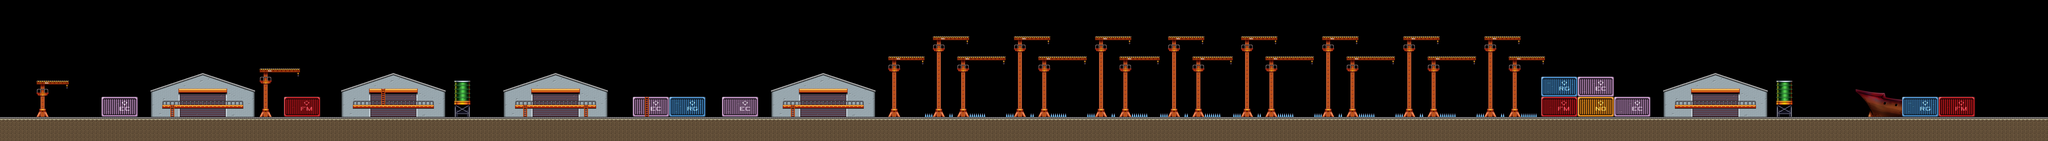

Below is a game level as drawn by its tile map, then a one-line description and the .tmx that defines it (tile-layer data replaced by summaries):
An orthogonal 505x35 tile map with 32x32 px tiles, 1 tile layer (data0) and 90 objects (53x Item, 10x SvRedNinja, 6x Cow, 4x SavePoint, 4x SvNinja, ...).

<map version="1.0" orientation="orthogonal" width="505" height="35" tilewidth="32" tileheight="32">
 <properties>
  <property name="pBackground" value="svnz_arena.jpg" />
  <property name="pMusic" value="svnz_bgm.ogg" />
  <property name="pTileSetHeight" value="32" />
  <property name="pTileSetWidth" value="32" />
 </properties>
 <tileset firstgid="1" name="Tiles" tilewidth="32" tileheight="32">
  <image source="assets/images/tiles/tileset_level11.png" />
  <tile id="0">
   <properties>
    <property name="pInvisible" value="true" />
   </properties>
  </tile>
  <tile id="1">
   <properties>
    <property name="pHard" value="true" />
   </properties>
  </tile>
  <tile id="2">
   <properties>
    <property name="pHard" value="true" />
   </properties>
  </tile>
  <tile id="3">
   <properties>
    <property name="pHard" value="true" />
   </properties>
  </tile>
  <tile id="4">
   <properties>
    <property name="pHard" value="true" />
   </properties>
  </tile>
  <tile id="5">
   <properties>
    <property name="pPlatform" value="true" />
   </properties>
  </tile>
  <tile id="6">
   <properties>
    <property name="pPlatform" value="true" />
   </properties>
  </tile>
  <tile id="7">
   <properties>
    <property name="pPlatform" value="true" />
   </properties>
  </tile>
  <tile id="8">
   <properties>
    <property name="pPlatform" value="true" />
   </properties>
  </tile>
  <tile id="9">
   <properties>
    <property name="pPlatform" value="true" />
   </properties>
  </tile>
  <tile id="10">
   <properties>
    <property name="pPlatform" value="true" />
   </properties>
  </tile>
  <tile id="11">
   <properties>
    <property name="pPlatform" value="true" />
   </properties>
  </tile>
  <tile id="12">
   <properties>
    <property name="pPlatform" value="true" />
   </properties>
  </tile>
  <tile id="13">
   <properties>
    <property name="pPlatform" value="true" />
   </properties>
  </tile>
  <tile id="14">
   <properties>
    <property name="pPlatform" value="true" />
   </properties>
  </tile>
  <tile id="15">
   <properties>
    <property name="pPlatform" value="true" />
   </properties>
  </tile>
  <tile id="16">
   <properties>
    <property name="pPlatform" value="true" />
   </properties>
  </tile>
  <tile id="17">
   <properties>
    <property name="pPlatform" value="true" />
   </properties>
  </tile>
  <tile id="18">
   <properties>
    <property name="pPlatform" value="true" />
   </properties>
  </tile>
  <tile id="19">
   <properties>
    <property name="pPlatform" value="true" />
   </properties>
  </tile>
  <tile id="20">
   <properties>
    <property name="pPlatform" value="true" />
   </properties>
  </tile>
  <tile id="21">
   <properties>
    <property name="pPlatform" value="true" />
   </properties>
  </tile>
  <tile id="22">
   <properties>
    <property name="pPlatform" value="true" />
   </properties>
  </tile>
  <tile id="23">
   <properties>
    <property name="pPlatform" value="true" />
   </properties>
  </tile>
  <tile id="24">
   <properties>
    <property name="pPlatform" value="true" />
   </properties>
  </tile>
  <tile id="25">
   <properties>
    <property name="pPlatform" value="true" />
   </properties>
  </tile>
  <tile id="26">
   <properties>
    <property name="pPlatform" value="true" />
   </properties>
  </tile>
  <tile id="27">
   <properties>
    <property name="pPlatform" value="true" />
   </properties>
  </tile>
  <tile id="28">
   <properties>
    <property name="pPlatform" value="true" />
   </properties>
  </tile>
  <tile id="29">
   <properties>
    <property name="pPlatform" value="true" />
   </properties>
  </tile>
  <tile id="30">
   <properties>
    <property name="pPlatform" value="true" />
   </properties>
  </tile>
  <tile id="31">
   <properties>
    <property name="pPlatform" value="true" />
   </properties>
  </tile>
  <tile id="33">
   <properties>
    <property name="pHard" value="true" />
   </properties>
  </tile>
  <tile id="34">
   <properties>
    <property name="pHard" value="true" />
   </properties>
  </tile>
  <tile id="35">
   <properties>
    <property name="pHard" value="true" />
   </properties>
  </tile>
  <tile id="36">
   <properties>
    <property name="pHard" value="true" />
   </properties>
  </tile>
  <tile id="64">
   <properties>
    <property name="pKilling" value="true" />
   </properties>
  </tile>
  <tile id="65">
   <properties>
    <property name="pHard" value="true" />
   </properties>
  </tile>
  <tile id="66">
   <properties>
    <property name="pHard" value="true" />
   </properties>
  </tile>
  <tile id="67">
   <properties>
    <property name="pHard" value="true" />
   </properties>
  </tile>
  <tile id="68">
   <properties>
    <property name="pHard" value="true" />
   </properties>
  </tile>
  <tile id="96">
   <properties>
    <property name="pLadderEnd" value="true" />
   </properties>
  </tile>
  <tile id="97">
   <properties>
    <property name="pHard" value="true" />
   </properties>
  </tile>
  <tile id="98">
   <properties>
    <property name="pHard" value="true" />
   </properties>
  </tile>
  <tile id="99">
   <properties>
    <property name="pHard" value="true" />
   </properties>
  </tile>
  <tile id="100">
   <properties>
    <property name="pHard" value="true" />
   </properties>
  </tile>
  <tile id="128">
   <properties>
    <property name="pLadder" value="true" />
   </properties>
  </tile>
  <tile id="129">
   <properties>
    <property name="pHard" value="true" />
   </properties>
  </tile>
  <tile id="130">
   <properties>
    <property name="pHard" value="true" />
   </properties>
  </tile>
  <tile id="131">
   <properties>
    <property name="pHard" value="true" />
   </properties>
  </tile>
  <tile id="132">
   <properties>
    <property name="pHard" value="true" />
   </properties>
  </tile>
  <tile id="160">
   <properties>
    <property name="pPlatform" value="true" />
   </properties>
  </tile>
  <tile id="161">
   <properties>
    <property name="pPlatform" value="true" />
   </properties>
  </tile>
  <tile id="162">
   <properties>
    <property name="pPlatform" value="true" />
   </properties>
  </tile>
  <tile id="163">
   <properties>
    <property name="pPlatform" value="true" />
   </properties>
  </tile>
  <tile id="164">
   <properties>
    <property name="pPlatform" value="true" />
   </properties>
  </tile>
  <tile id="165">
   <properties>
    <property name="pPlatform" value="true" />
   </properties>
  </tile>
  <tile id="166">
   <properties>
    <property name="pPlatform" value="true" />
   </properties>
  </tile>
  <tile id="167">
   <properties>
    <property name="pPlatform" value="true" />
   </properties>
  </tile>
  <tile id="168">
   <properties>
    <property name="pPlatform" value="true" />
   </properties>
  </tile>
  <tile id="169">
   <properties>
    <property name="pPlatform" value="true" />
   </properties>
  </tile>
  <tile id="170">
   <properties>
    <property name="pPlatform" value="true" />
   </properties>
  </tile>
  <tile id="175">
   <properties>
    <property name="pPlatform" value="true" />
   </properties>
  </tile>
  <tile id="176">
   <properties>
    <property name="pLadderEnd" value="true" />
   </properties>
  </tile>
  <tile id="177">
   <properties>
    <property name="pLadderEnd" value="true" />
   </properties>
  </tile>
  <tile id="178">
   <properties>
    <property name="pLadderEnd" value="true" />
   </properties>
  </tile>
  <tile id="179">
   <properties>
    <property name="pLadderEnd" value="true" />
   </properties>
  </tile>
  <tile id="180">
   <properties>
    <property name="pLadderEnd" value="true" />
   </properties>
  </tile>
  <tile id="181">
   <properties>
    <property name="pLadderEnd" value="true" />
   </properties>
  </tile>
  <tile id="182">
   <properties>
    <property name="pLadderEnd" value="true" />
   </properties>
  </tile>
  <tile id="188">
   <properties>
    <property name="pPlatform" value="true" />
   </properties>
  </tile>
  <tile id="189">
   <properties>
    <property name="pPlatform" value="true" />
   </properties>
  </tile>
  <tile id="190">
   <properties>
    <property name="pPlatform" value="true" />
   </properties>
  </tile>
  <tile id="191">
   <properties>
    <property name="pPlatform" value="true" />
   </properties>
  </tile>
  <tile id="208">
   <properties>
    <property name="pLadder" value="true" />
   </properties>
  </tile>
  <tile id="209">
   <properties>
    <property name="pLadder" value="true" />
   </properties>
  </tile>
  <tile id="210">
   <properties>
    <property name="pLadder" value="true" />
   </properties>
  </tile>
  <tile id="211">
   <properties>
    <property name="pLadder" value="true" />
   </properties>
  </tile>
  <tile id="212">
   <properties>
    <property name="pLadder" value="true" />
   </properties>
  </tile>
  <tile id="213">
   <properties>
    <property name="pLadder" value="true" />
   </properties>
  </tile>
  <tile id="214">
   <properties>
    <property name="pLadder" value="true" />
   </properties>
  </tile>
  <tile id="215">
   <properties>
    <property name="pPlatform" value="true" />
   </properties>
  </tile>
  <tile id="216">
   <properties>
    <property name="pPlatform" value="true" />
   </properties>
  </tile>
  <tile id="217">
   <properties>
    <property name="pLadderEnd" value="true" />
   </properties>
  </tile>
  <tile id="218">
   <properties>
    <property name="pPlatform" value="true" />
   </properties>
  </tile>
  <tile id="219">
   <properties>
    <property name="pPlatform" value="true" />
   </properties>
  </tile>
  <tile id="240">
   <properties>
    <property name="pLadder" value="true" />
   </properties>
  </tile>
  <tile id="241">
   <properties>
    <property name="pLadder" value="true" />
   </properties>
  </tile>
  <tile id="242">
   <properties>
    <property name="pLadder" value="true" />
   </properties>
  </tile>
  <tile id="243">
   <properties>
    <property name="pLadder" value="true" />
   </properties>
  </tile>
  <tile id="244">
   <properties>
    <property name="pLadder" value="true" />
   </properties>
  </tile>
  <tile id="245">
   <properties>
    <property name="pLadder" value="true" />
   </properties>
  </tile>
  <tile id="246">
   <properties>
    <property name="pLadder" value="true" />
   </properties>
  </tile>
  <tile id="250">
   <properties>
    <property name="pHard" value="true" />
   </properties>
  </tile>
  <tile id="272">
   <properties>
    <property name="pLadder" value="true" />
   </properties>
  </tile>
  <tile id="273">
   <properties>
    <property name="pLadder" value="true" />
   </properties>
  </tile>
  <tile id="274">
   <properties>
    <property name="pLadder" value="true" />
   </properties>
  </tile>
  <tile id="275">
   <properties>
    <property name="pLadder" value="true" />
   </properties>
  </tile>
  <tile id="276">
   <properties>
    <property name="pLadder" value="true" />
   </properties>
  </tile>
  <tile id="282">
   <properties>
    <property name="pHard" value="true" />
   </properties>
  </tile>
  <tile id="304">
   <properties>
    <property name="pLadder" value="true" />
   </properties>
  </tile>
  <tile id="305">
   <properties>
    <property name="pLadder" value="true" />
   </properties>
  </tile>
  <tile id="306">
   <properties>
    <property name="pLadder" value="true" />
   </properties>
  </tile>
  <tile id="307">
   <properties>
    <property name="pLadder" value="true" />
   </properties>
  </tile>
  <tile id="314">
   <properties>
    <property name="pHard" value="true" />
   </properties>
  </tile>
  <tile id="320">
   <properties>
    <property name="pHard" value="true" />
   </properties>
  </tile>
  <tile id="321">
   <properties>
    <property name="pHard" value="true" />
   </properties>
  </tile>
  <tile id="322">
   <properties>
    <property name="pHard" value="true" />
   </properties>
  </tile>
  <tile id="323">
   <properties>
    <property name="pHard" value="true" />
   </properties>
  </tile>
  <tile id="324">
   <properties>
    <property name="pPlatform" value="true" />
   </properties>
  </tile>
  <tile id="325">
   <properties>
    <property name="pPlatform" value="true" />
   </properties>
  </tile>
  <tile id="326">
   <properties>
    <property name="pPlatform" value="true" />
   </properties>
  </tile>
  <tile id="348">
   <properties>
    <property name="pPlatform" value="true" />
   </properties>
  </tile>
  <tile id="349">
   <properties>
    <property name="pPlatform" value="true" />
   </properties>
  </tile>
  <tile id="350">
   <properties>
    <property name="pPlatform" value="true" />
   </properties>
  </tile>
  <tile id="351">
   <properties>
    <property name="pPlatform" value="true" />
   </properties>
  </tile>
  <tile id="352">
   <properties>
    <property name="pHard" value="true" />
   </properties>
  </tile>
  <tile id="353">
   <properties>
    <property name="pHard" value="true" />
   </properties>
  </tile>
  <tile id="354">
   <properties>
    <property name="pHard" value="true" />
   </properties>
  </tile>
  <tile id="355">
   <properties>
    <property name="pHard" value="true" />
   </properties>
  </tile>
  <tile id="423">
   <properties>
    <property name="pPlatform" value="true" />
   </properties>
  </tile>
  <tile id="424">
   <properties>
    <property name="pPlatform" value="true" />
   </properties>
  </tile>
  <tile id="425">
   <properties>
    <property name="pPlatform" value="true" />
   </properties>
  </tile>
  <tile id="426">
   <properties>
    <property name="pPlatform" value="true" />
   </properties>
  </tile>
  <tile id="427">
   <properties>
    <property name="pPlatform" value="true" />
   </properties>
  </tile>
  <tile id="428">
   <properties>
    <property name="pPlatform" value="true" />
   </properties>
  </tile>
  <tile id="429">
   <properties>
    <property name="pPlatform" value="true" />
   </properties>
  </tile>
  <tile id="430">
   <properties>
    <property name="pPlatform" value="true" />
   </properties>
  </tile>
  <tile id="431">
   <properties>
    <property name="pPlatform" value="true" />
   </properties>
  </tile>
  <tile id="432">
   <properties>
    <property name="pPlatform" value="true" />
   </properties>
  </tile>
  <tile id="433">
   <properties>
    <property name="pPlatform" value="true" />
   </properties>
  </tile>
  <tile id="434">
   <properties>
    <property name="pPlatform" value="true" />
   </properties>
  </tile>
  <tile id="475">
   <properties>
    <property name="pPlatform" value="true" />
   </properties>
  </tile>
  <tile id="476">
   <properties>
    <property name="pPlatform" value="true" />
   </properties>
  </tile>
  <tile id="477">
   <properties>
    <property name="pPlatform" value="true" />
   </properties>
  </tile>
  <tile id="478">
   <properties>
    <property name="pPlatform" value="true" />
   </properties>
  </tile>
  <tile id="479">
   <properties>
    <property name="pPlatform" value="true" />
   </properties>
  </tile>
  <tile id="507">
   <properties>
    <property name="pInvisible" value="true" />
   </properties>
  </tile>
  <tile id="509">
   <properties>
    <property name="pInvisible" value="true" />
   </properties>
  </tile>
  <tile id="547">
   <properties>
    <property name="pPlatform" value="true" />
   </properties>
  </tile>
  <tile id="548">
   <properties>
    <property name="pPlatform" value="true" />
   </properties>
  </tile>
  <tile id="549">
   <properties>
    <property name="pPlatform" value="true" />
   </properties>
  </tile>
  <tile id="550">
   <properties>
    <property name="pPlatform" value="true" />
   </properties>
  </tile>
  <tile id="551">
   <properties>
    <property name="pPlatform" value="true" />
   </properties>
  </tile>
  <tile id="552">
   <properties>
    <property name="pPlatform" value="true" />
   </properties>
  </tile>
  <tile id="553">
   <properties>
    <property name="pPlatform" value="true" />
   </properties>
  </tile>
  <tile id="554">
   <properties>
    <property name="pPlatform" value="true" />
   </properties>
  </tile>
  <tile id="555">
   <properties>
    <property name="pPlatform" value="true" />
   </properties>
  </tile>
  <tile id="556">
   <properties>
    <property name="pPlatform" value="true" />
   </properties>
  </tile>
  <tile id="557">
   <properties>
    <property name="pPlatform" value="true" />
   </properties>
  </tile>
  <tile id="558">
   <properties>
    <property name="pPlatform" value="true" />
   </properties>
  </tile>
  <tile id="559">
   <properties>
    <property name="pPlatform" value="true" />
   </properties>
  </tile>
  <tile id="560">
   <properties>
    <property name="pPlatform" value="true" />
   </properties>
  </tile>
  <tile id="561">
   <properties>
    <property name="pPlatform" value="true" />
   </properties>
  </tile>
  <tile id="562">
   <properties>
    <property name="pPlatform" value="true" />
   </properties>
  </tile>
  <tile id="563">
   <properties>
    <property name="pPlatform" value="true" />
   </properties>
  </tile>
  <tile id="564">
   <properties>
    <property name="pPlatform" value="true" />
   </properties>
  </tile>
  <tile id="565">
   <properties>
    <property name="pPlatform" value="true" />
   </properties>
  </tile>
  <tile id="566">
   <properties>
    <property name="pPlatform" value="true" />
   </properties>
  </tile>
  <tile id="571">
   <properties>
    <property name="pPlatform" value="true" />
   </properties>
  </tile>
  <tile id="572">
   <properties>
    <property name="pPlatform" value="true" />
   </properties>
  </tile>
  <tile id="573">
   <properties>
    <property name="pPlatform" value="true" />
   </properties>
  </tile>
  <tile id="605">
   <properties>
    <property name="pHard" value="true" />
   </properties>
  </tile>
  <tile id="606">
   <properties>
    <property name="pHard" value="true" />
   </properties>
  </tile>
  <tile id="607">
   <properties>
    <property name="pHard" value="true" />
   </properties>
  </tile>
  <tile id="668">
   <properties>
    <property name="pPlatform" value="true" />
   </properties>
  </tile>
 </tileset>
 <layer name="data0" width="505" height="35">
  <data>[17675 cells, 17675 non-empty, 584 distinct tile ids]</data>
 </layer>
 <objectgroup name="Objects" width="505" height="35">
  <object name="Plaftorm Small" type="PlatformInterp" x="616" y="778" width="64" height="32">
   <properties>
    <property name="pAsset" value="PLATFORM_EGYPT_SMALL" />
    <property name="pDuration" value="2.4" />
    <property name="pIsKey" value="true" />
    <property name="pWait" value="0.5" />
    <property name="pxDest" value="0" />
    <property name="pyDest" value="-200" />
   </properties>
  </object>
  <object name="Plaftorm Small" type="PlatformInterp" x="3820" y="802" width="64" height="32">
   <properties>
    <property name="pAsset" value="PLATFORM_EGYPT_SMALL" />
    <property name="pDuration" value="2.1" />
    <property name="pIsKey" value="true" />
    <property name="pWait" value="0.5" />
    <property name="pxDest" value="0" />
    <property name="pyDest" value="-200" />
   </properties>
  </object>
  <object name="PLAYER" type="Hero" x="64.0" y="896" width="23" height="27">
   <properties>
    <property name="pAsset" value="COIN" />
    <property name="pCount" value="100" />
    <property name="pIsKey" value="true" />
    <property name="pRequiredItem" value="POINTS" />
    <property name="pTeam" value="0" />
   </properties>
  </object>
  <object name="Final" type="Item" x="14624" y="512" width="32" height="416">
   <properties>
    <property name="pAsset" value="ENDING" />
    <property name="pCount" value="1" />
    <property name="pRequiredItem" value="ENDING" />
   </properties>
  </object>
  </objectgroup>
</map>
<!-- 86 of 90 objects omitted -->
